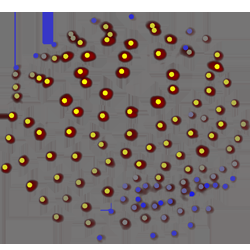
%> input picture modules/FluorescentCavities/public/thumbnail.png, 250 x 250 px
$ octave --eval "result = cavity_segmentation(imread('public/thumbnail.png'));"   (GNU Octave 9; MATLAB toolbox functions it lacks are replaced by stand-ins)
%> lines starting %> are read from the running program, lines starting %| are printed output that depends on the picture; in (x1, y1, x2, y2) boxes, pixels count from 0 and x2, y2 are one past the last pixel; in counts of white or black regions, pixels touching at a corner belong together; the program's own positions count from 1
function [area, area_avg, area_std] = cavity_segmentation(I)
    level = graythresh(I);
%> level = 0.69
    I = 1 - im2bw(I, level);
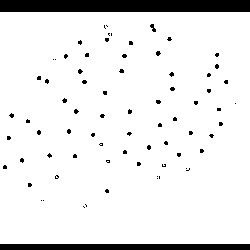
%> I: size 250x250 double; values 0 (black) and 1 (white), 91.4% white; 75 black regions (72 under 20 px), largest, box (x1, y1, x2, y2) and area: (0, 0, 250, 12) 3000, (0, 244, 250, 250) 1500, (150, 24, 156, 32) 27
    %imagesc(I);

    cs = bwboundaries(I, 'noholes');
%> cs = 1 boundary; box (x1, y1, x2, y2) and points: (0, 12, 250, 244) 961

    %sz = zeros(size(cs));
    areas = zeros(size(cs));
    for j=1:length(cs),
        v = cs{j};
        if length(v)>3,
            %sz(j) = length(v);
            areas(j) = polyarea(v(:,1), v(:,2));
        end
    end
%> this loop made 1 pass

    %th = median(areas) + std(areas);
    th = (size(I, 1)*size(I, 2)) / 30;
%> th = 2083.3
    %sz(areas>th) = 0;
    areas(areas>th) = 0;

    area = median(areas(areas>0));
%> area = NaN
    area_avg = mean(areas(areas>0));
%> area_avg = NaN
    area_std = std(areas(areas>0));
%> area_std = NaN
    if isnan(area),
       area = 0;
    end
    if isnan(area_avg),
       area_avg = 0;
    end
    if isnan(area_std),
       area_std = 0;
    end
end
